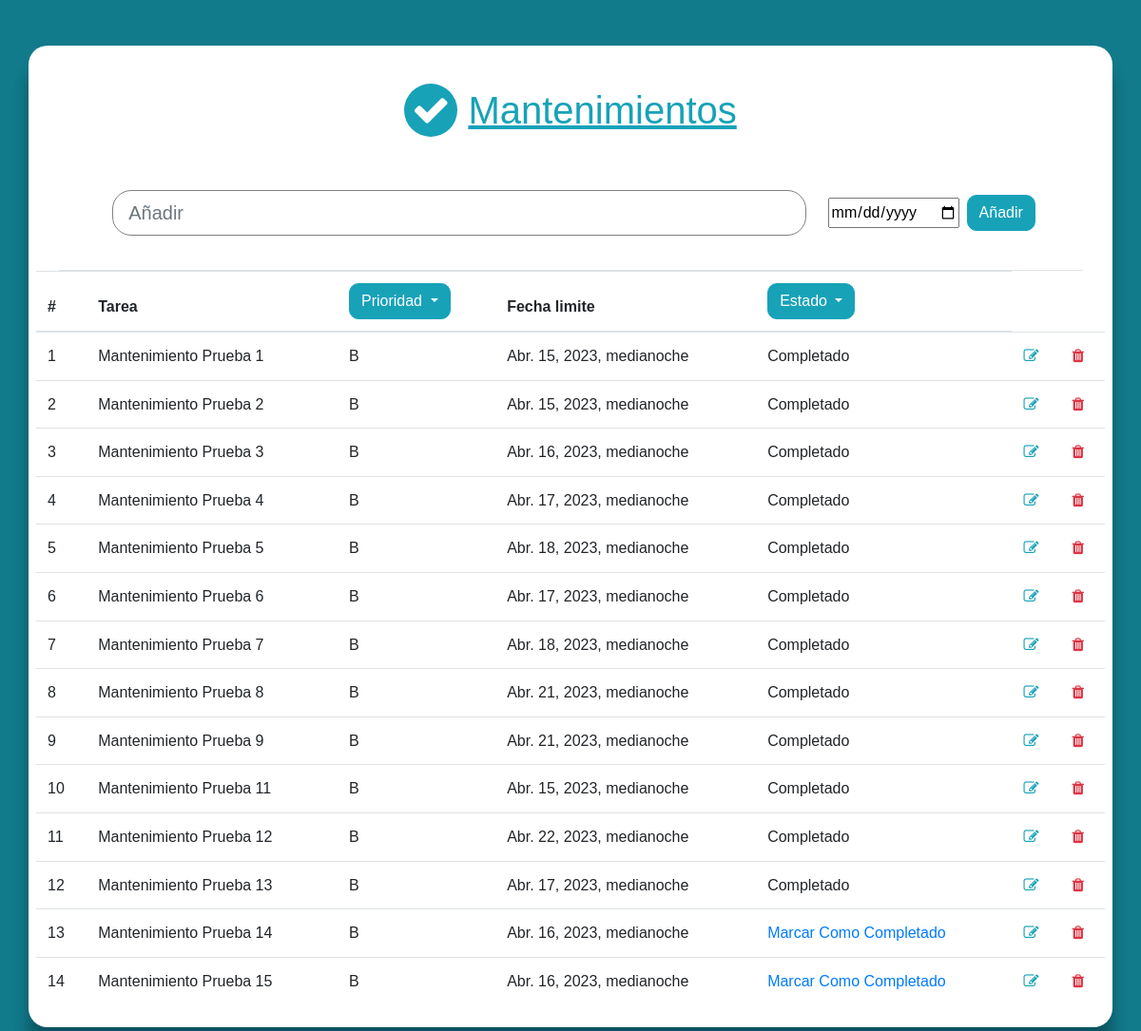
The page / on the database its author committed.
### home/models.py (models this page shows, shortened)
class Task(models.Model):
    id = models.BigAutoField(primary_key=True)
    Prioridad = (('B', 'Baja'),
                 ('M', 'Media'),
                 ('A', 'Alta'))
    Nombre_de_la_tarea = models.CharField(max_length=200)
    fecha_de_vencimiento = models.DateTimeField(
        default=None, null=True, blank=True)
    completado = models.BooleanField(default=False)
    prioridad = models.CharField(max_length=1, choices=Prioridad, default='B')

### home/views.py (the view, shortened to what this page needs)
# urls.py: 2. Add a URL to urlpatterns:  path('', views.home, name='home')
def home(request):
    tasks = Task.objects.all()
    form = TaskForm()
    print(form)
    return render(request, 'home.html', {'tasks': tasks, 'form': form})

### home/forms.py (shortened to what this page needs)
class TaskForm(forms.ModelForm):
    class Meta:
        model = Task
        fields = ['Nombre_de_la_tarea', 'fecha_de_vencimiento']

### templates/home.html (shortened to what this page needs)
{% extends 'base.html' %} {% block content %}
<div class="container m-5 p-2 rounded mx-auto bg-light shadow">
  <div class="row m-1 p-4">
    <div class="col">
      <div class="p-1 h1 text-primary text-center display-inline-block">
        <i class="fa fa-check bg-primary text-white p-2"></i>
        <u>Mantenimientos</u>
      </div>
    </div>
  </div>
  <form method="POST">
    <div class="row m-1 p-3">
      <div class="col col-11 mx-auto">
        <div class="row bg-white justify-content-center">
          <div class="col">
            <input
              type="text"
              name="Nombre_de_la_tarea"
              maxlength="200"
              required
              id="id_Nombre_de_la_tarea"
              class="form-control form-control-lg border-0 add-todo-input bg-transparent"
              placeholder="Añadir"
            />
          </div>
          <div class="col-auto m-0 px-2 d-flex align-items-center">
            <input
              title="Establece una fecha de vencimiento"
              type="date"
              name="fecha_de_vencimiento"
              id="id_fecha_de_vencimiento"
              lang="es"
            />
          </div>
          <div class="col-auto px-0 mx-0 mr-2 d-flex align-items-center">
            <input type="submit" class="btn btn-primary" value="Añadir" />
          </div>
        </div>
      </div>
    </div>
  </form>
  <div class="p-2 mx-4 border-black-25 border-bottom"></div>
  <table class="table">
    <thead>
      <tr>
        <th scope="col">#</th>
        <th scope="col">Tarea</th>
        <th scope="col">
          <div class="dropdown">
            <button
              class="btn btn-primary dropdown-toggle"
              type="button"
              data-toggle="dropdown"
            >
              Prioridad
            </button>
          </div>
        </th>
        <th scope="col">Fecha limite</th>
        <th scope="col">
          <div class="dropdown">
            <button
              class="btn btn-primary dropdown-toggle"
              type="button"
              data-toggle="dropdown"
            >
              Estado
            </button>
          </div>
        </th>
      </tr>
    </thead>
    <tbody>
      {% for task in tasks %}
      <tr>
        <td scope="row">{{ forloop.counter }}</td>
        <td scope="row">{{ task.Nombre_de_la_tarea }}</td>
        <td scope="row">{{ task.prioridad}}</td>
        <td scope="row">{{ task.fecha_de_vencimiento}}</td>
        <td scope="row">
          {% if task.completado == True %} Completado {% else %}
          <a class="link" href="{% url 'home:completado' task.id %}"
            >Marcar Como Completado</a
          >
          {% endif %}
        </td>
        <td>
          <a href="{% url 'home:edit' task.id %}"
            ><i class="fa fa-edit text-primary"></i
          ></a>
        </td>
        <td>
          <a href="{% url 'home:delete' task.id%}"
            ><i class="fa fa-trash text-danger"></i
          ></a>
        </td>
      </tr>
      {% endfor %}
    </tbody>
  </table>
</div>
{% endblock %}

### templates/base.html (shortened to what this page needs)
<!DOCTYPE html>
<html lang="es">
  <head>
    <link
      rel="stylesheet"
      href="https://stackpath.bootstrapcdn.com/bootstrap/4.5.2/css/bootstrap.min.css"
    />
    <link
      rel="stylesheet"
      href="https://stackpath.bootstrapcdn.com/font-awesome/4.7.0/css/font-awesome.min.css"
    />
  </head>
  <body>
    {% block content %} {% endblock %}
  </body>
</html>

### templates/base.html (style rules this page uses)
body { font-family: "Open-Sans", sans-serif; line-height: 1.6; }
.add-todo-input { outline: None; }
.form-control-lg { border-radius: 20px; }
.border-0 { border: 1px solid gray !important; }
.btn-primary { border-radius: 10px; color: #fff; background-color: #17a2b8; border-color: #17a2b8; }
.rounded { border-radius: 1.25rem !important; }
body { font-family: "Open-Sans", sans-serif; line-height: 1.6; background-color: #117a8b; }
.shadow { box-shadow: 0 1.5rem 1rem rgba(0, 0, 0, 0.3) !important; }
.bg-light { background-color: #ffffff !important; }
.bg-primary { background-color: #17a2b8 !important; }
.fa { border-radius: 50px; }
.text-primary { color: #17a2b8 !important; }

### rows shown on the page
Task: Nombre_de_la_tarea "Mantenimiento Prueba 1", prioridad "B", fecha_de_vencimiento "Abr. 15, 2023, medianoche", completado "Completado"
Task: Nombre_de_la_tarea "Mantenimiento Prueba 2", prioridad "B", fecha_de_vencimiento "Abr. 15, 2023, medianoche", completado "Completado"
Task: Nombre_de_la_tarea "Mantenimiento Prueba 3", prioridad "B", fecha_de_vencimiento "Abr. 16, 2023, medianoche", completado "Completado"
Task: Nombre_de_la_tarea "Mantenimiento Prueba 4", prioridad "B", fecha_de_vencimiento "Abr. 17, 2023, medianoche", completado "Completado"
Task: Nombre_de_la_tarea "Mantenimiento Prueba 5", prioridad "B", fecha_de_vencimiento "Abr. 18, 2023, medianoche", completado "Completado"
Task: Nombre_de_la_tarea "Mantenimiento Prueba 6", prioridad "B", fecha_de_vencimiento "Abr. 17, 2023, medianoche", completado "Completado"
Task: Nombre_de_la_tarea "Mantenimiento Prueba 7", prioridad "B", fecha_de_vencimiento "Abr. 18, 2023, medianoche", completado "Completado"
Task: Nombre_de_la_tarea "Mantenimiento Prueba 8", prioridad "B", fecha_de_vencimiento "Abr. 21, 2023, medianoche", completado "Completado"
Task: Nombre_de_la_tarea "Mantenimiento Prueba 9", prioridad "B", fecha_de_vencimiento "Abr. 21, 2023, medianoche", completado "Completado"
Task: Nombre_de_la_tarea "Mantenimiento Prueba 11", prioridad "B", fecha_de_vencimiento "Abr. 15, 2023, medianoche", completado "Completado"
Task: Nombre_de_la_tarea "Mantenimiento Prueba 12", prioridad "B", fecha_de_vencimiento "Abr. 22, 2023, medianoche", completado "Completado"
Task: Nombre_de_la_tarea "Mantenimiento Prueba 13", prioridad "B", fecha_de_vencimiento "Abr. 17, 2023, medianoche", completado "Completado"
Task: Nombre_de_la_tarea "Mantenimiento Prueba 14", prioridad "B", fecha_de_vencimiento "Abr. 16, 2023, medianoche", completado "Marcar Como Completado"
Task: Nombre_de_la_tarea "Mantenimiento Prueba 15", prioridad "B", fecha_de_vencimiento "Abr. 16, 2023, medianoche", completado "Marcar Como Completado"
